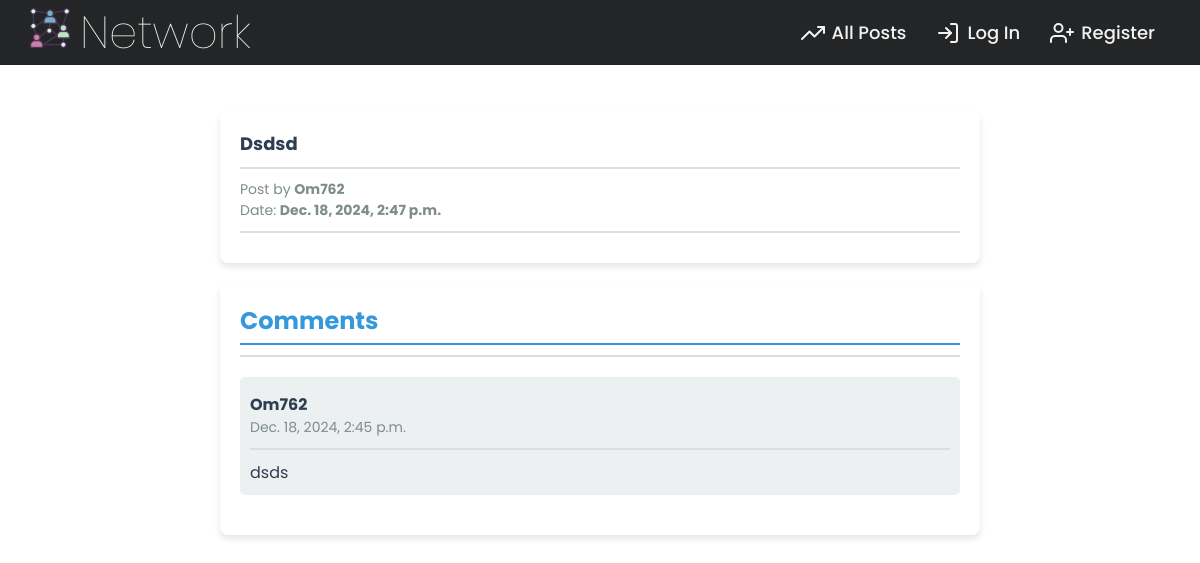
/comments/5/, run on an earlier commit of the app's database.
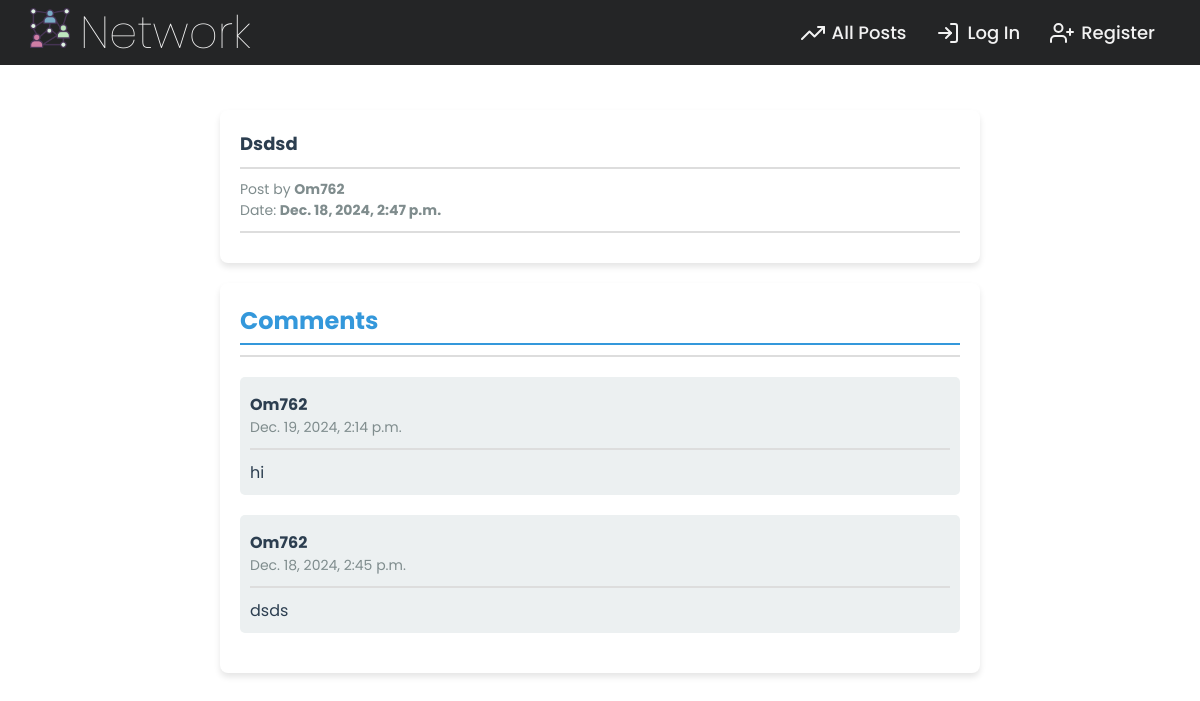
And on a later commit of the database.
### network/models.py (models this page shows, shortened)
class Comment(models.Model):
    comment_on = models.ForeignKey("network.Post", verbose_name=_("Post"), on_delete=models.CASCADE, related_name='comments')
    commenter = models.ForeignKey("network.User", verbose_name=_("Commenter"), on_delete=models.CASCADE, related_name='comments')
    comment = models.TextField(_("Comment"))
    commented_at = models.DateTimeField(_("Comment Date"), auto_now=True)

class User(AbstractUser):
    color = models.CharField(max_length=7, default=generate_random_color)
    following = models.ManyToManyField("network.User", verbose_name=_("Following"), related_name="follower")

### network/views.py (the view)
# urls.py: path('comments/<int:post_id>/', views.view_comments, name="view_comments"),
def view_comments(request, post_id):
    if not Post.objects.filter(id=post_id).exists():
        return JsonResponse({"error": f"There is such Post with id: {post_id}"}, status=400, safe=False)
    post = Post.objects.get(id=post_id)
    comments = Comment.objects.filter(comment_on=post).order_by('-commented_at')
    return render(request, "network/comments.html", {
        "comments": comments,
        "post": post
    })

### network/templates/network/comments.html (shortened to what this page needs)
{% extends "network/layout.html" %}
{% load static %}
{% block head %}
<link rel="stylesheet" href="{% static 'network/comments.css' %}">
{% endblock %}
{% block body %}
<div class="post">
  <h1>{{ post.content }}</h1>
  <hr>
  <div class="post-info">
    Post by <span>{{ post.poster }}</span>
    <br>
    Date: <span>{{ post.post_at }}</span>
    <hr>
  </div>
</div>
<div class="comment-section">
  <h1>Comments</h1>
  <hr>
  <div class="comments">
    {% for comment in comments %}
    <div class="comment">
      <div class="comment-info">
        <span>{{ comment.commenter }}</span>
        <p>{{ comment.commented_at }}</p>
        <hr>
      </div>
      <span>
        {{ comment.comment }}
      </span>
    </div>
    {% endfor %}
  </div>
</div>
{% endblock %}

What changed in the data, as far as the page shows it:
added Comment: commenter "Om762", commented_at "Dec. 19, 2024, 2:14 p.m.", comment "hi"
